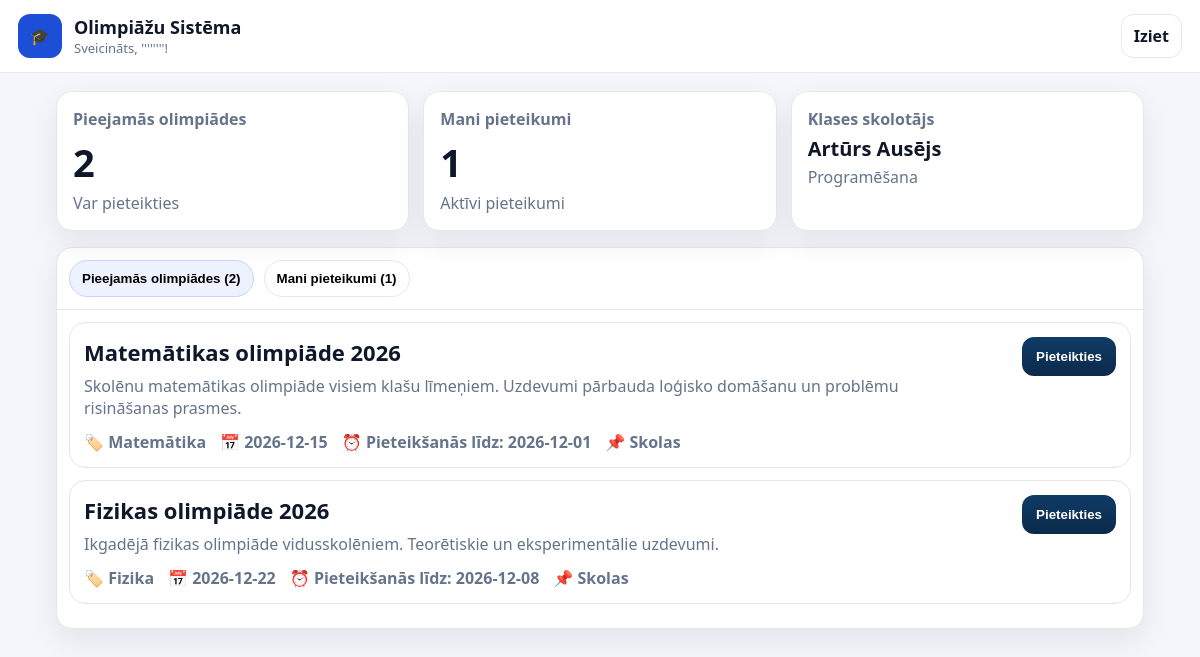
Screenshot of /home (signed in) with the database file from the repository.
### tables this page shows
CREATE TABLE users (
        id INTEGER PRIMARY KEY AUTOINCREMENT,
        full_name TEXT NOT NULL,
        email TEXT NOT NULL UNIQUE,
        password_hash TEXT NOT NULL,
        class_name TEXT,
        role TEXT NOT NULL DEFAULT 'student',
        teacher_id INTEGER,
        subject_name TEXT,
        created_at TEXT NOT NULL,
        FOREIGN KEY(teacher_id) REFERENCES users(id)
    );

CREATE TABLE olympiads (
        id INTEGER PRIMARY KEY AUTOINCREMENT,
        title TEXT NOT NULL,
        subject TEXT NOT NULL,
        description TEXT NOT NULL,
        event_date TEXT NOT NULL,
        level_name TEXT NOT NULL,
        deadline TEXT NOT NULL,
        created_at TEXT NOT NULL
    );

### app.py (the view, shortened to what this page needs)
@app.get("/home")
@login_required
def home():
    role = session.get("role")
    conn = db()
    cur = conn.cursor()
    if role == "student":
        cur.execute("""
            SELECT COUNT(*) AS c
            FROM olympiads
            WHERE deadline >= ?
        """, (today_iso(),))
        olymp_count = cur.fetchone()["c"]
        cur.execute("""
            SELECT COUNT(*) AS c
            FROM applications
            WHERE user_id = ?
        """, (session["user_id"],))
        my_apps_count = cur.fetchone()["c"]
        cur.execute("""
            SELECT o.*,
                   EXISTS(
                       SELECT 1
                       FROM applications a
                       WHERE a.user_id = ? AND a.olympiad_id = o.id
                   ) AS already_applied
            FROM olympiads o
            WHERE o.deadline >= ?
            ORDER BY o.deadline ASC, o.event_date ASC
        """, (session["user_id"], today_iso()))
        olympiads = cur.fetchall()
        cur.execute("""
            SELECT
                a.id,
                a.created_at,
                o.title,
                o.subject,
                o.event_date,
                o.deadline,
                o.level_name
            FROM applications a
            JOIN olympiads o ON o.id = a.olympiad_id
            WHERE a.user_id = ?
            ORDER BY a.created_at DESC
        """, (session["user_id"],))
        my_apps = cur.fetchall()
        cur.execute("""
            SELECT t.full_name, t.subject_name
            FROM users s
            LEFT JOIN users t ON t.id = s.teacher_id
            WHERE s.id = ?
        """, (session["user_id"],))
        teacher_info = cur.fetchone()
        conn.close()
        return render_template(
            "home.html",
            role="student",
            olymp_count=olymp_count,
            my_apps_count=my_apps_count,
            teacher_info=teacher_info,
            olympiads=olympiads,
            my_apps=my_apps,
        )

### app.py (called while the page is built)
def today_iso() -> str:
    return datetime.now().date().isoformat()

def db() -> sqlite3.Connection:
    conn = sqlite3.connect(DB_PATH)
    conn.row_factory = sqlite3.Row
    return conn

@app.before_request
def ensure_db() -> None:
    init_db()

def login_required(fn):
    @wraps(fn)
    def wrapper(*args, **kwargs):
        if "user_id" not in session:
            return redirect(url_for("auth"))
        return fn(*args, **kwargs)
    return wrapper

### templates/home.html (shortened to what this page needs)
<!doctype html>
<html lang="lv">
<head>
  <link rel="stylesheet" href="{{ url_for('static', filename='styles.css') }}">
</head>
<body>
  <header class="topbar">
    <div class="brand">
      <div class="brand-icon">🎓</div>
      <div>
        <div class="brand-title">Olimpiāžu Sistēma</div>
        <div class="brand-sub">Sveicināts, {{ session.full_name }}!</div>
      </div>
    </div>
    <div class="top-actions">
      <a class="ghost-btn" href="{{ url_for('logout') }}">Iziet</a>
    </div>
  </header>
  <main class="container">
    {% if role == 'student' %}
      <section class="stats">
        <div class="stat-card">
          <div class="stat-title">Pieejamās olimpiādes</div>
          <div class="stat-value">{{ olymp_count }}</div>
          <div class="stat-note">Var pieteikties</div>
        </div>
        <div class="stat-card">
          <div class="stat-title">Mani pieteikumi</div>
          <div class="stat-value">{{ my_apps_count }}</div>
          <div class="stat-note">Aktīvi pieteikumi</div>
        </div>
        <div class="stat-card">
          <div class="stat-title">Klases skolotājs</div>
          <div class="stat-value stat-value-small">
            {% if teacher_info %}
              {{ teacher_info.full_name }}
            {% else %}
              Nav piesaistīts
            {% endif %}
          </div>
          <div class="stat-note">
            {% if teacher_info and teacher_info.subject_name %}
              {{ teacher_info.subject_name }}
            {% endif %}
          </div>
        </div>
      </section>
      <section class="panel">
        <div class="panel-tabs">
          <button class="pill active" data-pane="available">Pieejamās olimpiādes ({{ olymp_count }})</button>
          <button class="pill" data-pane="mine">Mani pieteikumi ({{ my_apps_count }})</button>
        </div>
        <div class="panel-body active" id="pane-available">
          {% for o in olympiads %}
            <article class="olymp-card">
              <div class="olymp-main">
                <h3>{{ o.title }}</h3>
                <p class="muted">{{ o.description }}</p>
                <div class="meta">
                  <span>🏷️ {{ o.subject }}</span>
                  <span>📅 {{ o.event_date }}</span>
                  <span>⏰ Pieteikšanās līdz: {{ o.deadline }}</span>
                  <span>📌 {{ o.level_name }}</span>
                </div>
              </div>
              <div class="olymp-actions">
                {% if o.already_applied %}
                  <button class="secondary-btn" disabled>Jau pieteicies</button>
                {% else %}
                  <button class="primary-btn"
                          data-open-apply="1"
                          data-olymp-id="{{ o.id }}"
                          data-olymp-title="{{ o.title }}"
                          data-olymp-subject="{{ o.subject }}"
                          data-olymp-date="{{ o.event_date }}"
                          data-olymp-level="{{ o.level_name }}"
                          data-olymp-deadline="{{ o.deadline }}">
                    Pieteikties
                  </button>
                {% endif %}
              </div>
            </article>
          {% endfor %}
        </div>
      </section>
    {% endif %}
  </main>
</body>
</html>

### static/styles.css (style rules this page uses)
:root { --bg:#f4f6fb; --card:#ffffff; --text:#0f172a; --muted:#64748b; --primary:#0b2a4a; --primary2:#0f3b66; --border:#e5e7eb; --shadow: 0 12px 30px rgba(15, 23, 42, 0.08); }
* { box-sizing:border-box; }
body { margin:0; font-family: ui-sans-serif, system-ui, -apple-system, Segoe UI, Roboto, Arial; color:var(--text); background:var(--bg); }
a { text-decoration:none; color:inherit; }
.container { max-width: 1120px; margin: 18px auto; padding: 0 16px 40px; }
.muted { color:var(--muted); margin:0 0 12px; }
.primary-btn { width:100%; margin-top:14px; padding:12px 14px; border:0; border-radius:12px; background:linear-gradient(180deg, var(--primary2), var(--primary)); color:#fff; font-weight:800; cursor:pointer; }
.secondary-btn, .ghost-btn { padding:10px 12px; border-radius:12px; border:1px solid var(--border); background:#fff; font-weight:700; cursor:pointer; }
.topbar { display:flex; align-items:center; justify-content:space-between; padding:14px 18px; background:#fff; border-bottom:1px solid var(--border); }
.brand { display:flex; gap:12px; align-items:center; }
.brand-icon { width:44px; height:44px; border-radius:12px; background:#1d4ed8; display:flex; align-items:center; justify-content:center; color:#fff; }
.brand-title { font-weight:900; font-size:18px; }
.brand-sub { color:var(--muted); font-size:13px; }
.top-actions { display:flex; gap:10px; }
.stats { display:grid; grid-template-columns:repeat(3, 1fr); gap:14px; margin-top:14px; }
.stat-card { background:#fff; border:1px solid var(--border); border-radius:16px; padding:16px; box-shadow:var(--shadow); }
.stat-title { color:var(--muted); font-weight:700; }
.stat-value { font-size:38px; font-weight:900; margin-top:6px; }
.stat-value-small { font-size:20px; line-height:1.3; }
.stat-note { color:var(--muted); margin-top:4px; }
.panel { margin-top:16px; background:#fff; border:1px solid var(--border); border-radius:16px; box-shadow:var(--shadow); }
.panel-tabs { display:flex; gap:10px; padding:12px; border-bottom:1px solid var(--border); }
.pill { border:1px solid var(--border); background:#fff; padding:10px 12px; border-radius:999px; font-weight:800; cursor:pointer; }
.pill.active { background:#eef2ff; border-color:#c7d2fe; }
.panel-body { display:none; padding:12px; }
.panel-body.active { display:block; }
.olymp-card { display:flex; justify-content:space-between; gap:14px; padding:14px; border:1px solid var(--border); border-radius:16px; margin-bottom:12px; background:#fff; }
.olymp-card h3 { margin:0 0 8px; font-size:22px; font-weight:900; }
.meta { display:flex; gap:14px; flex-wrap:wrap; color:var(--muted); font-weight:700; margin-top:10px; }
.olymp-actions { display:flex; align-items:flex-start; justify-content:flex-end; min-width:160px; }
.olymp-actions .primary-btn { width:auto; margin:0; }

### rows the page displays
users: full_name "Artūrs Ausējs", subject_name "Programēšana"
olympiads: title "Matemātikas olimpiāde 2026", description "Skolēnu matemātikas olimpiāde visiem klašu līmeņiem. Uzdevumi pārbauda loģisko domāšanu un problēmu risināšanas prasmes.", subject "Matemātika", event_date "2026-12-15", deadline "2026-12-01", level_name "Skolas"
olympiads: title "Fizikas olimpiāde 2026", description "Ikgadējā fizikas olimpiāde vidusskolēniem. Teorētiskie un eksperimentālie uzdevumi.", subject "Fizika", event_date "2026-12-22", deadline "2026-12-08", level_name "Skolas"

### other values shown
{{ session.full_name }} "''''''''"
{{ olymp_count }} "2"
{{ my_apps_count }} "1"
